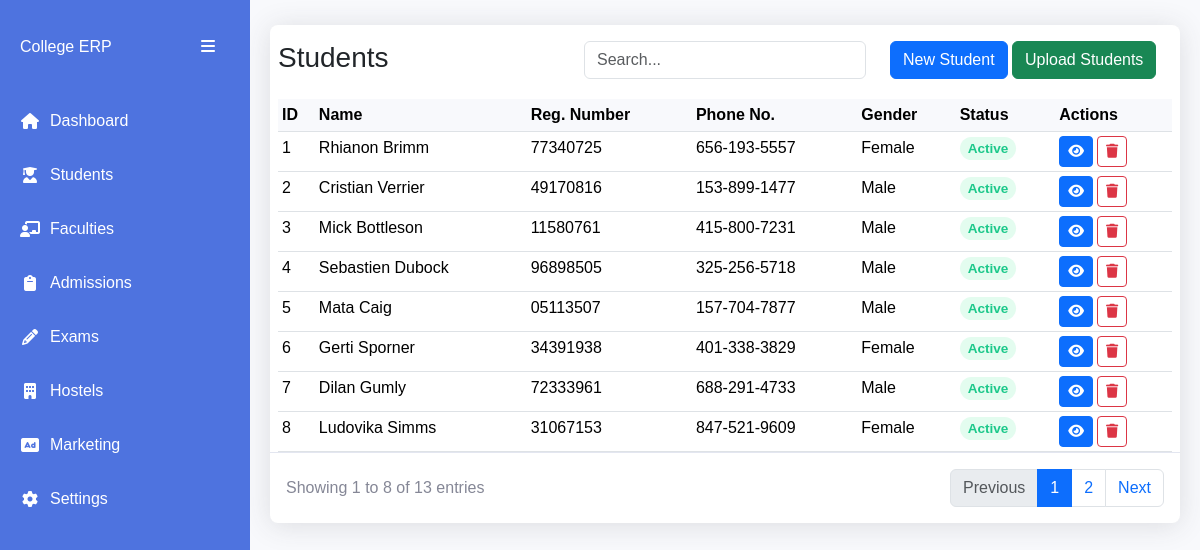
The app's page /students/, older data.
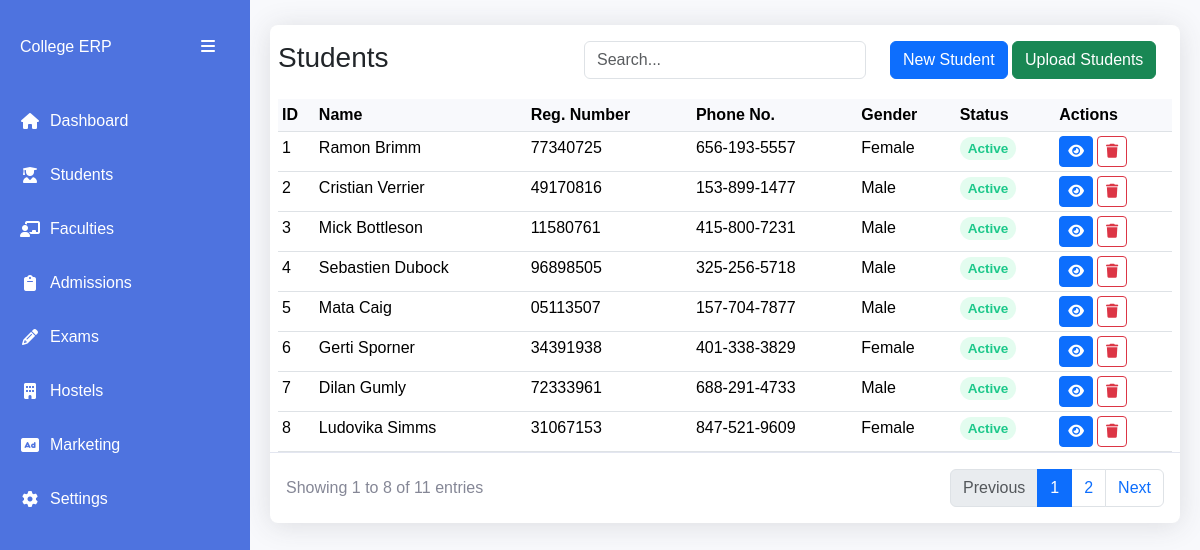
The same page, newer data.
### apps/students/models.py (models this page shows)
class Student(AbsoluteBaseModel):
    user = models.OneToOneField("users.User", on_delete=models.CASCADE)
    registration_number = models.CharField(max_length=255)
    guardian_name = models.CharField(max_length=255, null=True)
    guardian_phone_number = models.CharField(max_length=255, null=True)
    guardian_relationship = models.CharField(max_length=255, null=True)
    guardian_email = models.EmailField(null=True)
    status = models.CharField(max_length=255, choices=STUDENT_STATUS_CHOICES)
    programme = models.ForeignKey(
        "schools.Programme", on_delete=models.SET_NULL, null=True
    )
    def __str__(self):
        return (
            f"{self.user.first_name} {self.user.last_name}: {self.registration_number}"
        )

### apps/users/models.py (models this page shows, shortened)
class User(AbstractUser, AbsoluteBaseModel):
    role = models.ForeignKey(UserRole, on_delete=models.CASCADE, null=True)
    gender = models.CharField(max_length=10, choices=GENDER_CHOICES)
    phone_number = models.CharField(max_length=255)
    address = models.CharField(max_length=255, null=True)
    postal_code = models.CharField(max_length=255, null=True)
    city = models.CharField(max_length=255, null=True)
    state = models.CharField(max_length=255, null=True)
    country = models.CharField(max_length=255, null=True)
    date_of_birth = models.DateField(null=True)
    def name(self):
        return f"{self.first_name} {self.last_name}"

### apps/students/views.py (the view)
# urls.py: path("", StudentListView.as_view(), name="students"),
class StudentListView(ListView):
    model = Student
    template_name = 'students/students.html'
    context_object_name = 'students'
    paginate_by = 8
    def get_queryset(self):
        queryset = super().get_queryset()
        search_query = self.request.GET.get('search', '')
        if search_query:
            queryset = queryset.filter(
                Q(id__icontains=search_query) |
                Q(registration_number__icontains=search_query) |
                Q(user__first_name__icontains=search_query)
            )
        return queryset.order_by("-created_on")
    def get_context_data(self, **kwargs):
        context = super().get_context_data(**kwargs)
        context['search_query'] = self.request.GET.get('search', '')
        context["relationship_choices"] = GUARDIAN_RELATIONSHIPS
        context["programmes"] = programmes
        return context

### apps/schools/models.py (called while the page is built)
    def __str__(self):
        return f"{self.level} of {self.name}"

### templates/students/students.html (shortened to what the changed rows need)
{% extends 'base1.html' %}
{% load static %}
{% block content %}
<div class="table-card">
    <div class="table-container px-2">
        <table class="table data-table table-sm">
            <thead>
                <tr>
                    <th>ID</th>
                    <th>Name</th>
                    <th>Reg. Number</th>
                    <th>Phone No.</th>
                    <th>Gender</th>
                    <th>Status</th>
                    <th>Actions</th>
                </tr>
            </thead>
            <tbody id="tableBody">
                {% for student in students %}
                <tr>
                    <td>{{ forloop.counter }}</td>
                    <td>{{ student.user.name }}</td>
                    <td>{{ student.registration_number }}</td>
                    <td>{{ student.user.phone_number }}</td>
                    <td>{{student.user.gender}}</td>
                    <td>
                        <span class="status-badge status-{{ student.status|lower }}">
                            {{ student.status }}
                        </span>
                    </td>
                    <td>
                        <div class="d-flex gap-1">
                            <a href="{% url 'student-details' student.id %}" class="btn btn-primary btn-sm"><i class="fas fa-eye"></i></a>
                            <button class="btn btn-sm btn-outline-danger action-btn delete-btn"
                            data-bs-toggle="modal" data-bs-target="#deleteStudentModal{{ student.id }}">
                                <i class="fas fa-trash"></i>
                            </button>
                        </div>
                    </td>
                </tr>
                {% empty %}
                <tr>
                    <td colspan="8" class="text-center py-4">
                        No students found
                    </td>
                </tr>
                {% endfor %}
            </tbody>
        </table>
    </div>
    <div class="table-footer">
        <div class="page-info">
            Showing
            {{ page_obj.start_index }}
            to
            {{ page_obj.end_index }}
            of
            {{ paginator.count }}
            entries
        </div>
        {% if is_paginated %}
        <nav>
            <ul class="pagination mb-0">
            </ul>
        </nav>
        {% endif %}
    </div>
</div>
{% endblock content %}

Row changes from the older to the newer data that the page shows:
changed Student: user.name "Rhianon Brimm" → "Ramon Brimm"
Text that changed along with them:
{{ paginator.count }}: "13" → "11"
